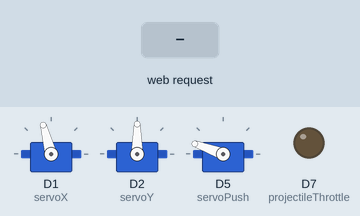
Recording of a sketch running on a simulated ESP8266 (NodeMCU). Shown: 3 × servo, output pins drawn as LEDs (lit = HIGH). The inputs (shaded band) are chosen by the test bench. WiFi joins after 1.5 s; servers stay silent unless stated; what the sketch prints to the serial monitor is not drawn.

Above: at 2.7 s.
2.8 s: HTTP request GET /fire received
At 2.95 s:
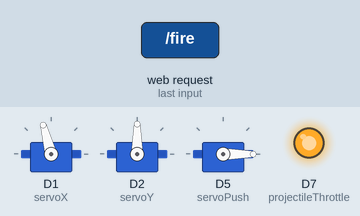
4.9 s: HTTP request GET /down received
At 5.5 s:
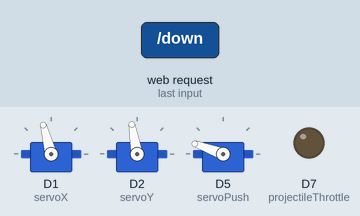
6.4 s: HTTP request GET /left received
At 7.6 s:
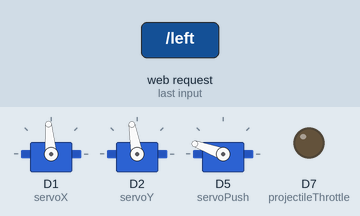
7.9 s: HTTP request GET /up received
At 9.0 s:
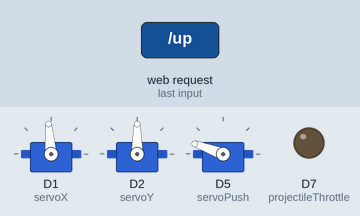
9.4 s: HTTP request GET /fire received
At 9.85 s:
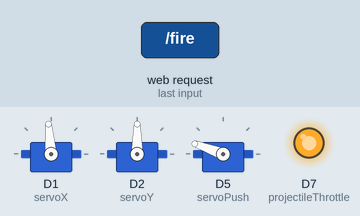
Timing chart, 0 to 12.4 s (numbered marks = the images above; inputs shaded):
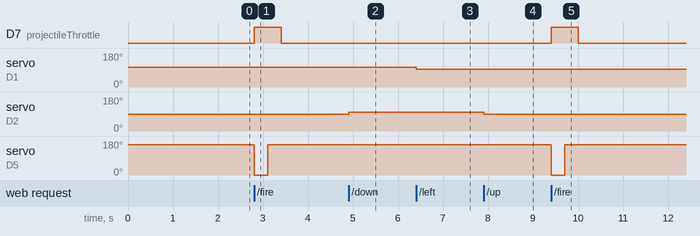

The sketch:

canhaoPrototipoPrograma.ino
```cpp
#include <ESP8266WiFi.h>
#include <Servo.h>

const char* ssid = "Pepper";
const char* password = "vaidereto89";

WiFiServer server(80);

Servo servoX;
Servo servoY;
Servo servoPush;

int unitsValue, xPosition, yPosition, pushBulletPosition;
String header;

const int projectileThrottle = D7;
const int timeoutDefault = 2000;

void setup() {
  Serial.begin(115200);

  servoX.attach(D1);
  servoY.attach(D2);
  servoPush.attach(D5);

  xPosition = 105;
  yPosition = 90;
  pushBulletPosition = 160;

  servoX.write(xPosition);
  servoY.write(yPosition);
  servoPush.write(pushBulletPosition);

  unitsValue=10;

  pinMode(projectileThrottle, OUTPUT);
  digitalWrite(projectileThrottle, LOW);

  initWifi();
}

void loop() {
  WiFiClient client = server.available();

  if (client) {

    processRequest(client);

    header = "";
    client.stop();
    Serial.println("Client disconnected.");
    Serial.println("");
  }

}

void initWifi() {
  Serial.print("Connecting to ");
  Serial.println(ssid);
  WiFi.begin(ssid, password);
  while (WiFi.status() != WL_CONNECTED) {
    delay(500);
    Serial.print(".");
  }
  Serial.println("");
  Serial.println("WiFi connected.");
  Serial.println("IP address: ");
  Serial.println(WiFi.localIP());
  server.begin();
}

void processRequest(WiFiClient client) {
  String currentLine = "";

  unsigned long currentTime = millis();
  unsigned long previousTime = currentTime;

  while (client.connected() && currentTime - previousTime <= timeoutDefault) {
    currentTime = millis();

    if (client.available()) {

      char c = client.read();
      Serial.write(c);
      header += c;

      if (c == '\n') {
        if (currentLine.length() == 0) {
          handleFrontEnd(client);
          break;
        } else {
          currentLine = "";
        }
      } else if (c != '\r') {
        currentLine += c;
      }
    }

  }
}

void handleFrontEnd(WiFiClient client) {
  createHeader(client);
  handleParams(client);
  createBody(client);
}

void handleParams(WiFiClient client) {
  if (header.indexOf("GET /set_units") >= 0) {
    int unitsIndex = header.indexOf("units=");
    unitsValue = header.substring(unitsIndex + 6).toInt();
  } else {
    if (header.indexOf("GET /up") >= 0) {
      yPosition = yPosition - unitsValue;
      servoY.write(yPosition);
    } else if (header.indexOf("GET /down") >= 0) {
      yPosition = yPosition + unitsValue;
      servoY.write(yPosition);
    } else if (header.indexOf("GET /left") >= 0) {
      xPosition = xPosition - unitsValue;
      servoX.write(xPosition);
    } else if (header.indexOf("GET /right") >= 0) {
      xPosition = xPosition + unitsValue;
      servoX.write(xPosition);
    } else if (header.indexOf("GET /fire") >= 0) {
      fire();
    }
  }
}

void fire() {
  digitalWrite(D7, HIGH);
  servoPush.write(0);
  delay(300);
  servoPush.write(160);
  delay(300);
  digitalWrite(D7, LOW);
}

void createHeader(WiFiClient client) {
  client.println("HTTP/1.1 200 OK");
  client.println("Content-type:text/html");
  client.println("Connection: close");
  client.println();
}

void createBody(WiFiClient client) {
  client.println("<!DOCTYPE html>");
  client.println("<html>");
  client.println("<head>");
  client.println("  <meta name=\"viewport\" content=\"width=device-width, initial-scale=1\">");
  client.println("  <link rel=\"icon\" href=\"data:,\">");
  client.println("  <style>");
  client.println("    html { ");
  client.println("      font-family: Helvetica; ");
  client.println("      display: inline-block; ");
  client.println("      margin: 0px auto; ");
  client.println("      text-align: center;");
  client.println("      background-color: #333333;");
  client.println("      color: white;");
  client.println("    }");
  client.println("    .button { ");
  client.println("      background-color: #ff8c00; ");
  client.println("      border: none; ");
  client.println("      color: white; ");
  client.println("      padding: 10px 20px;");
  client.println("      text-decoration: none; ");
  client.println("      font-size: 16px; ");
  client.println("      margin: 2px; ");
  client.println("      cursor: pointer;");
  client.println("      border-radius: 5px;");
  client.println("    }");
  client.println("    .button:hover { ");
  client.println("      background-color: #e67e00;");
  client.println("    }");
  client.println("    .dpad { ");
  client.println("      display: grid; ");
  client.println("      grid-template-columns: repeat(3, 1fr); ");
  client.println("      grid-template-rows: repeat(3, 1fr); ");
  client.println("      grid-gap: 10px; ");
  client.println("      width: auto; ");
  client.println("      margin: 20px auto;");
  client.println("    }");
  client.println("    .dpad > div { ");
  client.println("      display: flex; ");
  client.println("      justify-content: center; ");
  client.println("      align-items: center; ");
  client.println("    }");
  client.println("    .dpad .up { ");
  client.println("      grid-column: 2; ");
  client.println("      grid-row: 1; ");
  client.println("    }");
  client.println("    .dpad .down { ");
  client.println("      grid-column: 2; ");
  client.println("      grid-row: 3; ");
  client.println("    }");
  client.println("    .dpad .left { ");
  client.println("      grid-column: 1; ");
  client.println("      grid-row: 2; ");
  client.println("    }");
  client.println("    .dpad .right { ");
  client.println("      grid-column: 3; ");
  client.println("      grid-row: 2; ");
  client.println("    }");
  client.println("    .fire {");
  client.println("      margin-top: 60px;");
  client.println("    }");
  client.println("    .fire .button {");
  client.println("      background-color: red;");
  client.println("      color: white;");
  client.println("    }");
  client.println("  </style>");
  client.println("</head>");
  client.println("<body>");
  client.println("  <div style=\"text-align: center;\"><h1>NERF CANNON</h1></div>");
  client.println("  <div class=\"dpad\">");
  client.println("    <div class=\"up\">");
  client.println("      <a href=\"/up\">");
  client.println("        <button class=\"button\">UP</button>");
  client.println("      </a>");
  client.println("    </div>");
  client.println("    <div class=\"left\">");
  client.println("      <a href=\"/left\">");
  client.println("        <button class=\"button\">LEFT</button>");
  client.println("      </a>");
  client.println("    </div>");
  client.println("    <div class=\"right\">");
  client.println("      <a href=\"/right\">");
  client.println("        <button class=\"button\">RIGHT</button>");
  client.println("      </a>");
  client.println("    </div>");
  client.println("    <div class=\"down\">");
  client.println("      <a href=\"/down\">");
  client.println("        <button class=\"button\">DOWN</button>");
  client.println("      </a>");
  client.println("    </div>");
  client.println("  </div>");
  client.println("  <div class=\"fire\">");
  client.println("    <a href=\"/fire\">");
  client.println("      <button class=\"button\">FIRE</button>");
  client.println("    </a>");
  client.println("  </div>");
  client.println("  <div style=\"margin-top: 30px;\">");
  client.println("    <form action=\"/set_units\" method=\"GET\">");
  client.println("      <label for=\"units\">Units:</label>");
  client.println("      <input type=\"number\" id=\"units\" name=\"units\" value=\"" + String(unitsValue) + "\" min=\"1\">");
  client.println("      <input type=\"submit\" value=\"Set Units\">");
  client.println("    </form>");
  client.println("  </div>");
  client.println("</body>");
  client.println("</html>");
}
```

Measured:
- after the input at 2.8 s, D7 (projectileThrottle): LOW → HIGH at once, → LOW 0.60 s later; servo on D5 (servoPush): 160° → 0° at once, → 160° 0.30 s later
- after the input at 4.9 s, servo on D2 (servoY): 90° → 100° at once
- after the input at 6.4 s, servo on D1 (servoX): 105° → 95° at once
- after the input at 7.9 s, servo on D2 (servoY): 100° → 90° at once
- after the input at 9.4 s, D7 (projectileThrottle): LOW → HIGH at once, → LOW 0.60 s later; servo on D5 (servoPush): 160° → 0° at once, → 160° 0.30 s later
